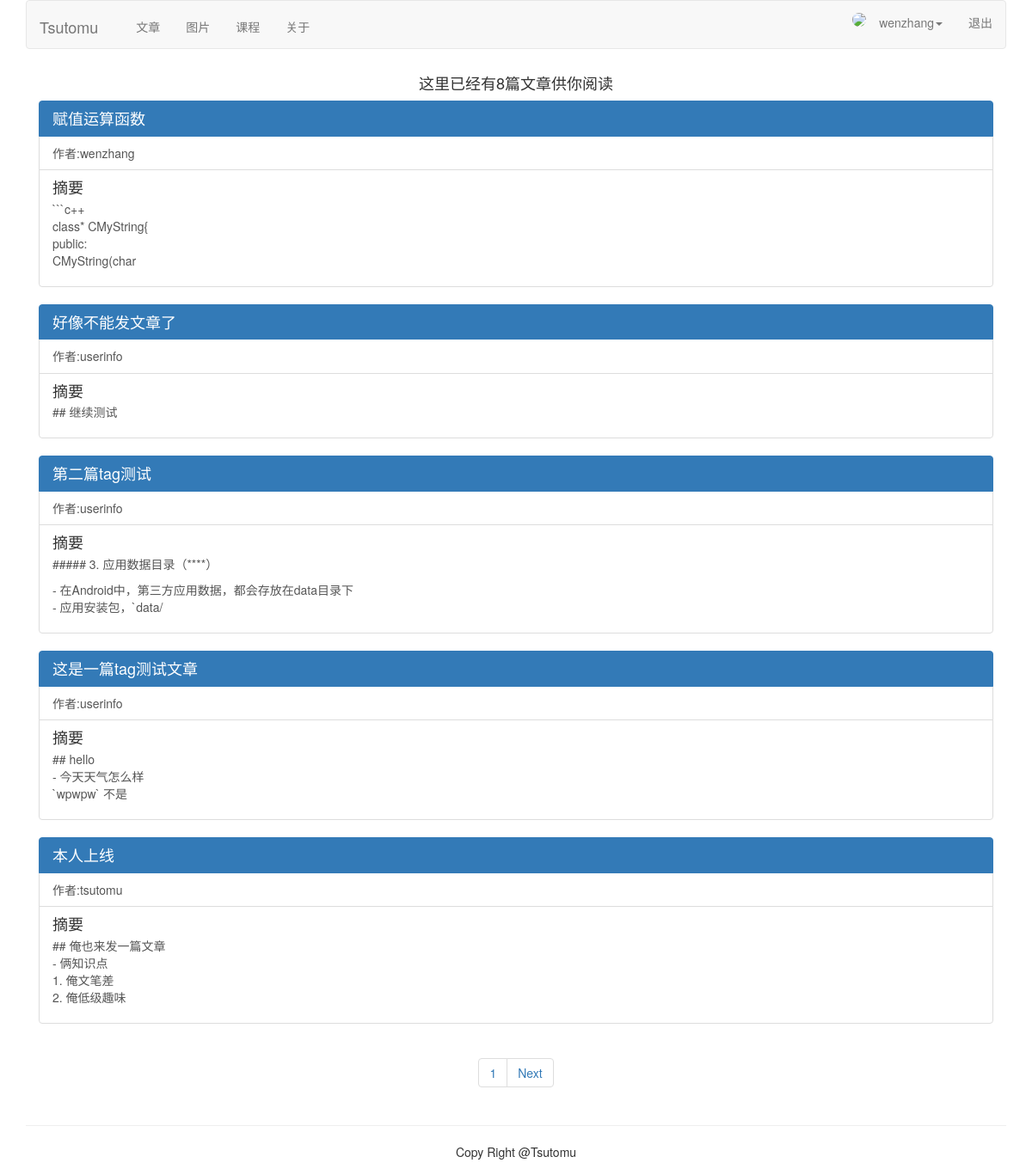
Before: /article/list-article-titles/ (signed in) with the older database file.
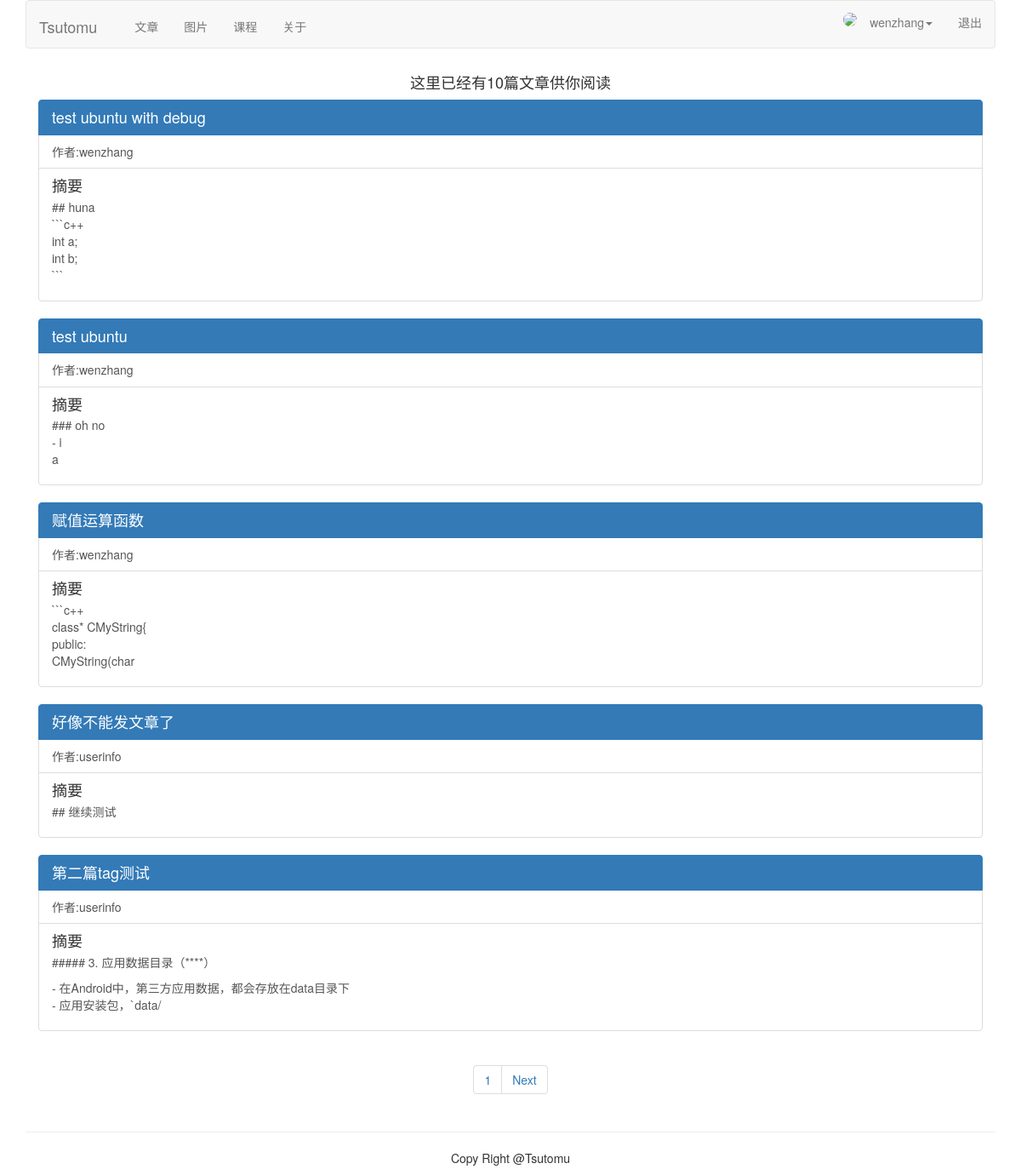
After: the same page with the newer database file.
### article/models.py (models this page shows, shortened)
class ArticlePost(models.Model):
    author = models.ForeignKey(User, on_delete=models.CASCADE, related_name="article")
    title = models.CharField(max_length=200)
    slug = models.SlugField(max_length=500)#是CharField 的子类
    column = models.ForeignKey(ArticleColumn, on_delete=models.CASCADE,related_name="article_column")
    body = models.TextField()
    created = models.DateTimeField(default=timezone.now)
    updated = models.DateTimeField(auto_now=True)
    users_like = models.ManyToManyField(User, related_name="articles_like", blank=True)
    article_tag = models.ManyToManyField(ArticleTag, related_name='article_tag', blank=True)
    class Meta:
        ordering = ("-updated",)
        index_together = (('id', 'slug'),)
    def get_url_path(self):
        return reverse("article:list_article_detail", args=[self.id, self.slug])

### article/list_views.py (the view)
# urls.py: path('list-article-titles/', list_views.article_titles, name="article_titles"),
def article_titles(request,username=None):
    if username:
        user = User.objects.get(username=username)
        articles_title = ArticlePost.objects.filter(author=user)
        try:
            userinfo = user.userinfo
        except:
            userinfo = None
    else:
        articles_title = ArticlePost.objects.all()
    paginator = Paginator(articles_title, 5)
    page = request.GET.get('page')
    try:
        current_page = paginator.page(page)
        articles = current_page.object_list
    except PageNotAnInteger:
        current_page = paginator.page(1)
        articles = current_page.object_list
    except EmptyPage:
        current_page = paginator.page(paginator.num_pages)
        articles = current_page.object_list
    if username:
        return render(request, "article/list/author_articles.html", {"articles":articles, "page":current_page, "userinfo":userinfo, "user":user})
    return render(request, "article/list/article_titles.html", {"articles":articles, "page": current_page})

### article/templatetags/article_tags.py (called while the page is built)
@register.simple_tag
def total_articles():
    return ArticlePost.objects.count()

@register.filter(name='markdown')# 对下一句语句进行重命名
def markdown_filter(text):
    return mark_safe(markdown.markdown(text))

### templates/article/list/article_titles.html (shortened to what this page needs)
{% extends "base.html" %}
{% load article_tags %}
{% block content %}
<div class="row text-center vertical-middle-sm">
    <h4>这里已经有{% total_articles %}篇文章供你阅读</h4>
</div>
<div class="container" style="width: 100%">
    {% for article in articles %}
    <div class="list-group">
        <a href="{{article.get_url_path}}" class="list-group-item active">
            <h4 class="list-group-item-heading" style="margin-bottom: 0px">
                {{article.title}}
            </h4>
        </a>
        <a href="{% url 'article:author_articles' article.author.username %}" class="list-group-item">
            <p class="list-group-item-text">
                作者:{{article.author.username}}
            </p>
        </a>
        <a href="#" class="list-group-item">
            <h4 class="list-group-item-heading">摘要</h4>
            <p class="list-group-item-text">{{article.body|slice:'70'| linebreaks}}</p>
        </a>
    </div>
    {% endfor %}
{% include "paginator.html" %}
</div>
{% endblock %}

Changed rows visible on the page:
no longer on this page (row unchanged): ArticlePost: title "这是一篇tag测试文章", author.username "userinfo", body "## hello - 今天天气怎么样 `wpwpw` 不是"
no longer on this page (row unchanged): ArticlePost: title "本人上线", author.username "tsutomu", body "## 俺也来发一篇文章 - 俩知识点 1. 俺文笔差 2. 俺低级趣味"
added ArticlePost: title "test ubuntu with debug", author.username "wenzhang", body "## huna ```c++ int a; int b; ```"
added ArticlePost: title "test ubuntu", author.username "wenzhang", body "### oh no - i a"
Other visible differences:
text no longer shown: "8"
text now shown: "10"
